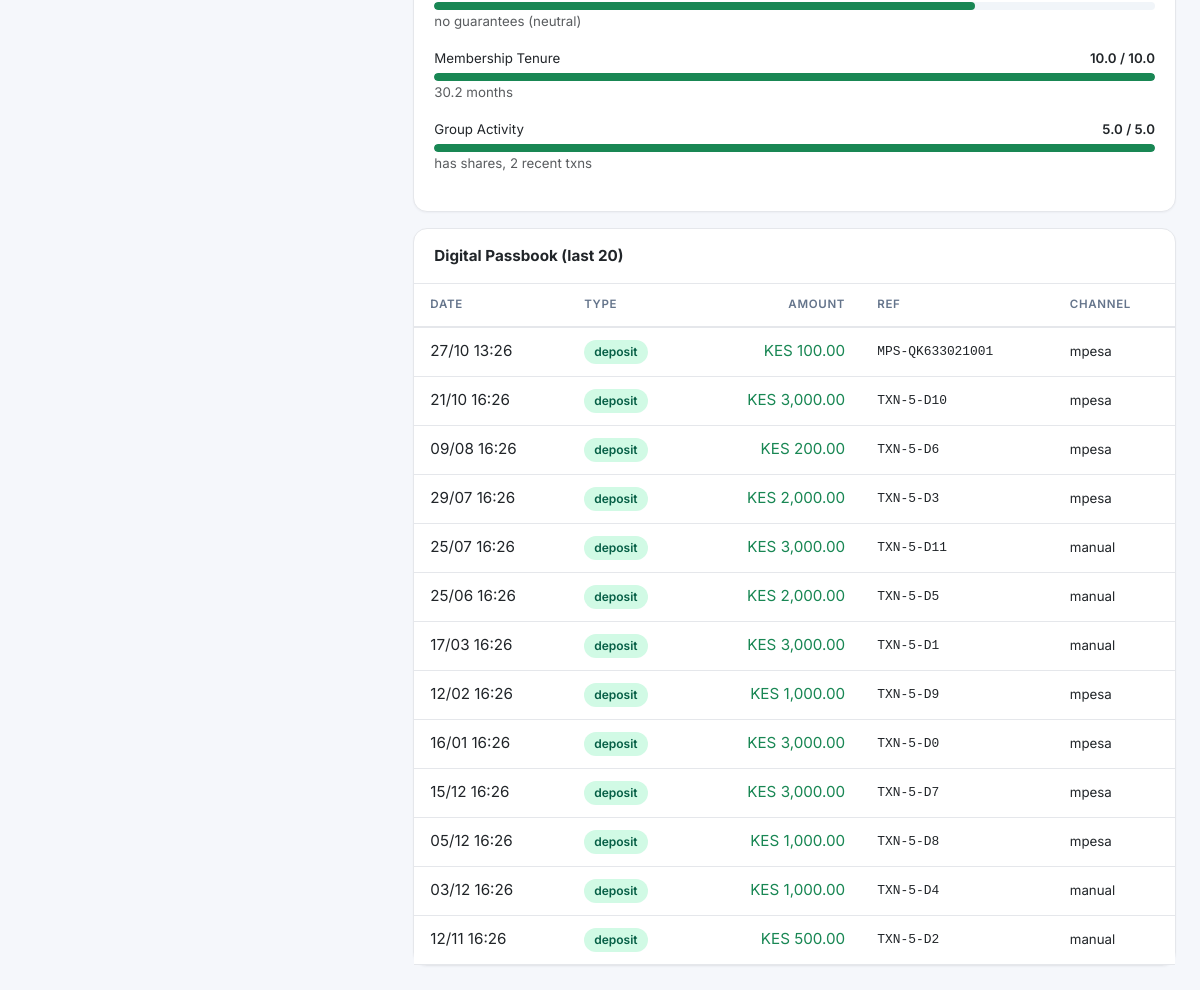
The app's page /members/5 (signed in, lower part), older data.
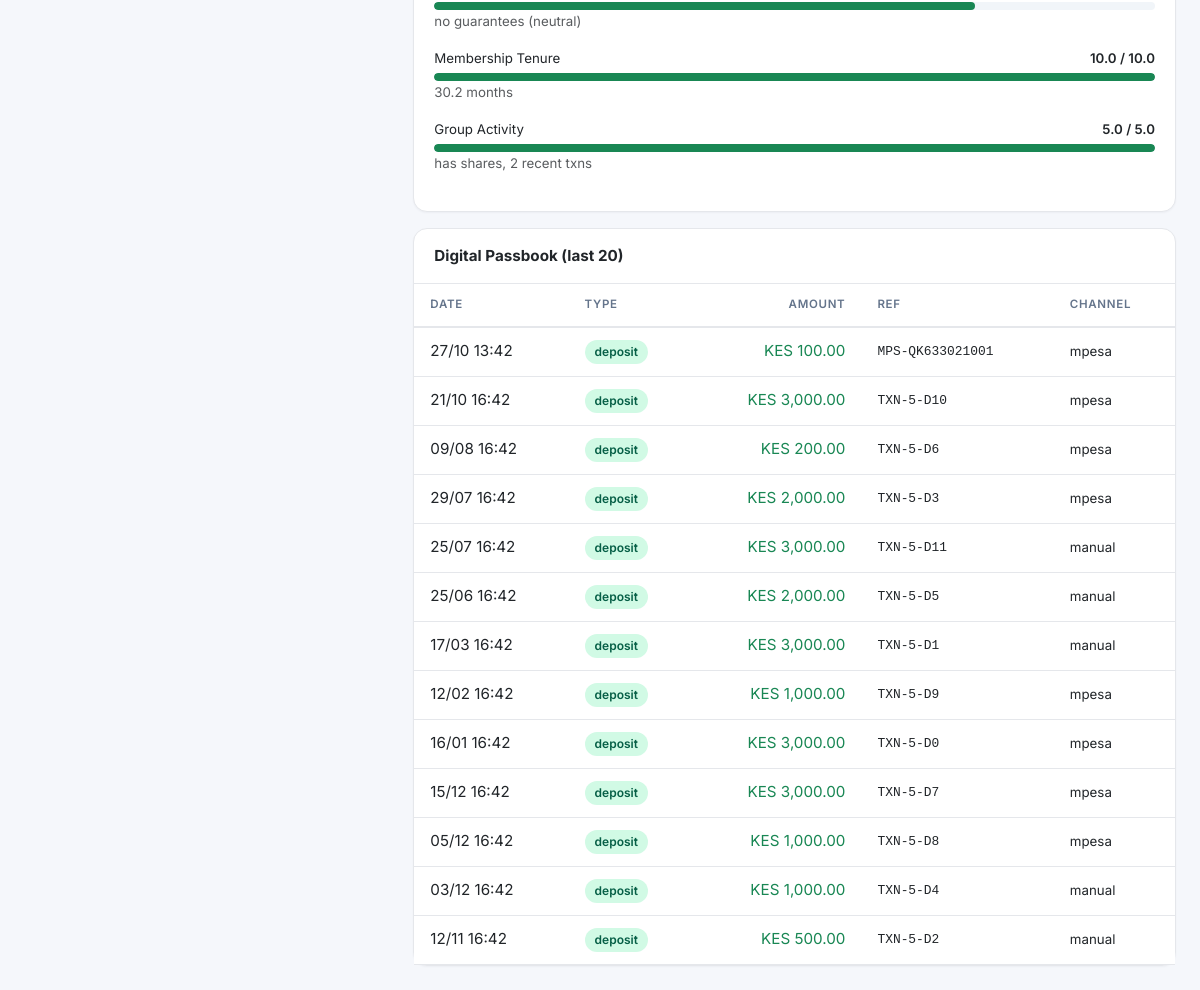
The same page, newer data.
### app/models/transaction.py (models this page shows)
class Transaction(db.Model):
    __tablename__ = "transactions"
    id = db.Column(db.Integer, primary_key=True)
    member_id = db.Column(db.Integer, db.ForeignKey("members.id"), nullable=False, index=True)
    type = db.Column(db.String(30), nullable=False)
    amount = db.Column(db.Numeric(12, 2), nullable=False)
    balance_after = db.Column(db.Numeric(12, 2))
    reference = db.Column(db.String(50), unique=True, index=True)
    mpesa_ref = db.Column(db.String(50), index=True)
    status = db.Column(db.String(20), default="completed")
    channel = db.Column(db.String(20), default="manual")
    notes = db.Column(db.Text)
    created_by = db.Column(db.String(50))
    created_at = db.Column(db.DateTime, default=datetime.utcnow, index=True)

### app/routes/members.py (the view)
@members_bp.route("/<int:member_id>")
@login_required
def detail(member_id):
    member = Member.query.get_or_404(member_id)
    breakdown = score_member(member_id, persist=False)
    txns = (Transaction.query.filter_by(member_id=member_id)
            .order_by(Transaction.created_at.desc()).limit(20).all())
    loans = (Loan.query.filter_by(member_id=member_id)
             .order_by(Loan.created_at.desc()).all())
    guarantees = Guarantor.query.filter_by(guarantor_member_id=member_id).all()
    radar_labels = [k.replace("_", " ").title() for k in breakdown["breakdown"].keys()]
    radar_scores = [round((v["score"] / v["max"] * 100), 1) if v["max"] else 0
                    for v in breakdown["breakdown"].values()]
    today = date.today()
    first = today.replace(day=1) - relativedelta(months=5)
    months, cur = [], first
    for _ in range(6):
        months.append(cur)
        cur += relativedelta(months=1)
    keys = [m.strftime("%Y-%m") for m in months]
    month_labels = [m.strftime("%b") for m in months]
    dep = {k: 0.0 for k in keys}
    wd = {k: 0.0 for k in keys}
    for txn in (Transaction.query
                .filter(Transaction.member_id == member_id,
                        Transaction.created_at >= first).all()):
        key = txn.created_at.strftime("%Y-%m")
        if key not in dep:
            continue
        if txn.type == "deposit":
            dep[key] += float(txn.amount)
        elif txn.type == "withdrawal":
            wd[key] += float(txn.amount)
    return render_template("members/detail.html",
                           member=member, breakdown=breakdown,
                           txns=txns, loans=loans, guarantees=guarantees,
                           radar_labels=radar_labels, radar_scores=radar_scores,
                           month_labels=month_labels,
                           deposits=[round(dep[k], 2) for k in keys],
                           withdrawals=[round(wd[k], 2) for k in keys])

### app/services/auth.py (called while the page is built)
def login_required(f):
    @wraps(f)
    def wrapped(*args, **kwargs):
        if not session.get("user_id"):
            flash("Please log in first.", "warning")
            return redirect(url_for("auth.login"))
        return f(*args, **kwargs)
    return wrapped

### app/services/credit_scoring.py (called while the page is built, shortened)
def rank_from_score(score):
    for min_score, rank, label, mult, guar, term, rate in RANK_TABLE:
        if score >= min_score:
            return {
                "rank": rank, "label": label,
                "max_loan_multiplier": mult,
                "guarantors_required": guar,
                "max_term_months": term,
                "interest_rate": rate,
            }
    return {"rank": "E", "label": "Blacklisted", "max_loan_multiplier": 0.0,
            "guarantors_required": 0, "max_term_months": 0, "interest_rate": 0.0}

def _guarantor_score(member, today):
    given = Guarantor.query.filter_by(guarantor_member_id=member.id).all()
    if not given:
        return WEIGHTS["guarantor_performance"] * 0.75, "no guarantees (neutral)"

### app/templates/members/detail.html (shortened to what this page needs)
{% extends "base.html" %}
{% block content %}
<div class="row g-3">
    <div class="col-lg-4">
    </div>
    <div class="col-lg-8">
        <div class="card mb-3">
            <div class="card-body">
                {% for key, item in breakdown.breakdown.items() %}
                {% set pct = (item.score / item.max * 100) if item.max else 0 %}
                <div class="mb-3">
                    <div class="d-flex justify-content-between small mb-1">
                        <span>{{ key.replace('_', ' ').title() }}</span>
                        <span class="fw-semibold">{{ '%.1f'|format(item.score) }} / {{ item.max }}</span>
                    </div>
                    <div class="progress score-bar">
                        <div class="progress-bar {{ 'bg-success' if pct >= 70 else 'bg-warning' if pct >= 40 else 'bg-danger' }}" style="width: {{ pct }}%"></div>
                    </div>
                    <small class="text-muted">{{ item.note }}</small>
                </div>
                {% endfor %}
            </div>
        </div>
        <div class="card">
            <div class="card-header"><strong>Digital Passbook (last 20)</strong></div>
            <div class="table-responsive">
                <table class="table table-sm table-hover mb-0">
                    <thead><tr><th>Date</th><th>Type</th><th class="text-end">Amount</th><th>Ref</th><th>Channel</th></tr></thead>
                    <tbody>
                        {% for t in txns %}
                        <tr>
                            <td>{{ t.created_at.strftime('%d/%m %H:%M') }}</td>
                            <td><span class="status-pill {{ 'status-success' if t.type=='deposit' else 'status-warning' }}">{{ t.type }}</span></td>
                            <td class="text-end {{ 'text-success' if t.type=='deposit' else 'text-danger' }}">KES {{ '{:,.2f}'.format(t.amount|float) }}</td>
                            <td class="mono small">{{ t.reference or t.mpesa_ref or '—' }}</td>
                            <td><small>{{ t.channel }}</small></td>
                        </tr>
                        {% else %}
                        <tr><td colspan="5" class="text-center text-muted py-3">No transactions.</td></tr>
                        {% endfor %}
                    </tbody>
                </table>
            </div>
        </div>
    </div>
</div>
{% endblock %}

Row changes from the older to the newer data that the page shows:
changed Transaction "MPS-QK633021001": created_at "27/10 13:26" → "27/10 13:42"
changed Transaction "TXN-5-D10": created_at "21/10 16:26" → "21/10 16:42"
changed Transaction "TXN-5-D6": created_at "09/08 16:26" → "09/08 16:42"
changed Transaction "TXN-5-D3": created_at "29/07 16:26" → "29/07 16:42"
changed Transaction "TXN-5-D11": created_at "25/07 16:26" → "25/07 16:42"
changed Transaction "TXN-5-D5": created_at "25/06 16:26" → "25/06 16:42"
changed Transaction "TXN-5-D1": created_at "17/03 16:26" → "17/03 16:42"
changed Transaction "TXN-5-D9": created_at "12/02 16:26" → "12/02 16:42"
changed Transaction "TXN-5-D0": created_at "16/01 16:26" → "16/01 16:42"
changed Transaction "TXN-5-D7": created_at "15/12 16:26" → "15/12 16:42"
changed Transaction "TXN-5-D8": created_at "05/12 16:26" → "05/12 16:42"
changed Transaction "TXN-5-D4": created_at "03/12 16:26" → "03/12 16:42"
changed Transaction "TXN-5-D2": created_at "12/11 16:26" → "12/11 16:42"
